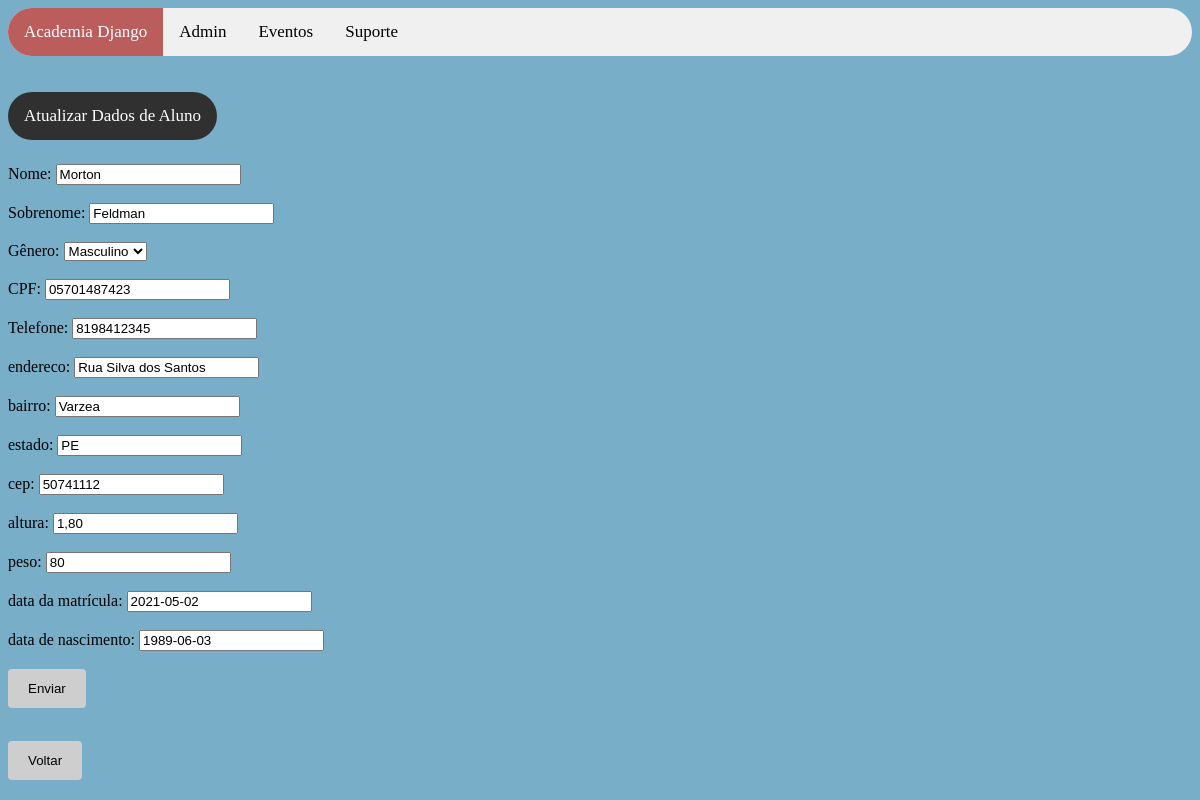
The page /sistema/atualizar_dados_aluno/1 on the database its author committed.
### sistema/models.py (models this page shows)
class Aluno(models.Model):
    nome = models.CharField(
        max_length = 200,
        null = False,
        blank = False
    )
    sobrenome = models.CharField(
        max_length = 200,
        null = False,
        blank = False
    )
    data_nascimento = models.DateField(
        null = True,
        blank = True
    )
    telefone = models.CharField(
        max_length = 14,
        null = False,
        blank = False
    )
    cpf = models.CharField(
        max_length = 14,
        null = False,
        blank = False
    )
    endereco = models.CharField(
        max_length = 200,
        null = False,
        blank = False
    )
    bairro = models.CharField(
        max_length = 100,
        null = False,
        blank = False,
        default=None
    )
    cep = models.CharField(
        max_length = 9,
        null = False,
        blank = False
    )
    cidade = models.CharField(
        max_length = 100,
        null = False,
        blank = False
    )
    estado = models.CharField(
        max_length = 2,
        null = False,
        blank = False
    )
    peso = models.CharField(
        max_length = 3,
        null = False,
        blank = False
    )
    altura = models.CharField(
        max_length = 4,
        null = False,
        blank = False
    )
    data_matricula = models.DateField(
        null = True,
        blank = True
    )
    genero_choices = (
        ("F", "Feminino"),
        ("M", "Masculino"),
        ("O", "Outro")
    )
    genero = models.CharField(
        max_length = 1,
        choices = genero_choices,
        null = True,
        blank = True
    )
    objects = models.Manager()

### sistema/views.py (the view)
# urls.py: path('atualizar_dados_aluno/<int:user_id>', views.atualizar_dados_aluno, name='atualizar_dados_aluno'),
def atualizar_dados_aluno(request, user_id):
    if request.method == 'GET':
        alunos = Aluno.objects.filter(id=user_id)
        contexto = {
            'alunos': alunos
        }
        return render(request, "atualizar_aluno.html", contexto)

### sistema/templates/atualizar_aluno.html (shortened to what this page needs)
{% load static %}
 <!DOCTYPE html>
<html>
<head>
    <link rel="stylesheet" href=" {% static 'css/style.css' %} "/>
</head>
<body>
<div class="topnav">
    <a class="active" href="http://{{request.get_host}}/sistema/inicio">Academia Django</a>
    <a href="http://{{request.get_host}}/admin" target="_blank">Admin</a>
    <a href="#emconstrucao">Eventos</a>
    <a href="mailto:suporte@academiadjango.com">Suporte</a>
</div>
<br/><br/>
    <a style="background-color: #303030;color: #fff; border-radius: 25px; padding: 14px 16px; text-align: center; float: left; font-size: 17px;"> Atualizar Dados de Aluno </a>
<br/><br/><br/><br/>
{% for alunos in alunos %}
<form action="http://{{request.get_host}}/sistema/atualizar_alunos" method="POST">
  <label>Nome: </label>
  <input type="text" name="nome" value="{{alunos.nome}}"/>
  <br></br>
  <label>Sobrenome: </label>
  <input type="text" name="sobrenome" value="{{alunos.sobrenome}}"/>
  <br></br>
  <label>Gênero: </label>
  <select id="genero" name="genero">
  <option value="M">Masculino</option>
  </select>
    <br></br>
  <label>CPF: </label>
  <input type="text" name="cpf" value="{{alunos.cpf}}"/>
  <br></br>
  <label>Telefone: </label>
  <input type="text" name="telefone" value="{{alunos.telefone}}"/>
  <br></br>
  <label>endereco: </label>
  <input type="text" name="endereco" value="{{alunos.endereco}}"/>
  <br></br>
  <label>bairro: </label>
  <input type="text" name="bairro" value="{{alunos.bairro}}"/>
  <br></br>
  <label>estado: </label>
  <input type="text" name="estado" value="{{alunos.estado}}"/>
  <br></br>
  <label>cep: </label>
  <input type="text" name="cep" value="{{alunos.cep}}"/>
  <br></br>
  <label>altura: </label>
  <input type="text" name="altura" value="{{alunos.altura}}"/>
  <br></br>
  <label>peso: </label>
  <input type="text" name="peso" value="{{alunos.peso}}"/>
  <br></br>
  <label>data da matrícula: </label>
  <input type="text" value="{{alunos.data_matricula|date:"Y-m-d" }}" name="data_matricula" value="{{alunos.data_matricula}}"/>
  <br></br>
  <label>data de nascimento: </label>
  <input type="text" value="{{alunos.data_nascimento|date:"Y-m-d" }}" name="data_nascimento" value="{{alunos.data_nascimento}}"/>
  <br></br>
  <input type="submit" value="Enviar">
</form>
    <br/><br/>
    <br/><br/>
    <form action="http://{{request.get_host}}/sistema/inicio">
    <input type="submit" value="Voltar">
    </form>
{% endfor %}
</body>
</html>

### sistema/static/css/style.css (style rules this page uses)
body { background: #79aec8 }
.topnav { overflow: hidden; background-color: #f0f0f0; border-radius: 25px; }
.topnav a { float: left; color: #000; text-align: center; padding: 14px 16px; text-decoration: none; font-size: 17px; }
.topnav a.active { background-color: #bb5d5d; color: white; }
input[type=submit] { background-color: #cecece; color: black; padding: 12px 20px; border: none; border-radius: 4px; cursor: pointer; float: left; }

### rows shown on the page
Aluno: nome "Morton", sobrenome "Feldman", cpf "05701487423", telefone "8198412345", endereco "Rua Silva dos Santos", bairro "Varzea", estado "PE", cep "50741112", altura "1,80", peso "80", data_matricula "2021-05-02", data_nascimento "1989-06-03"
